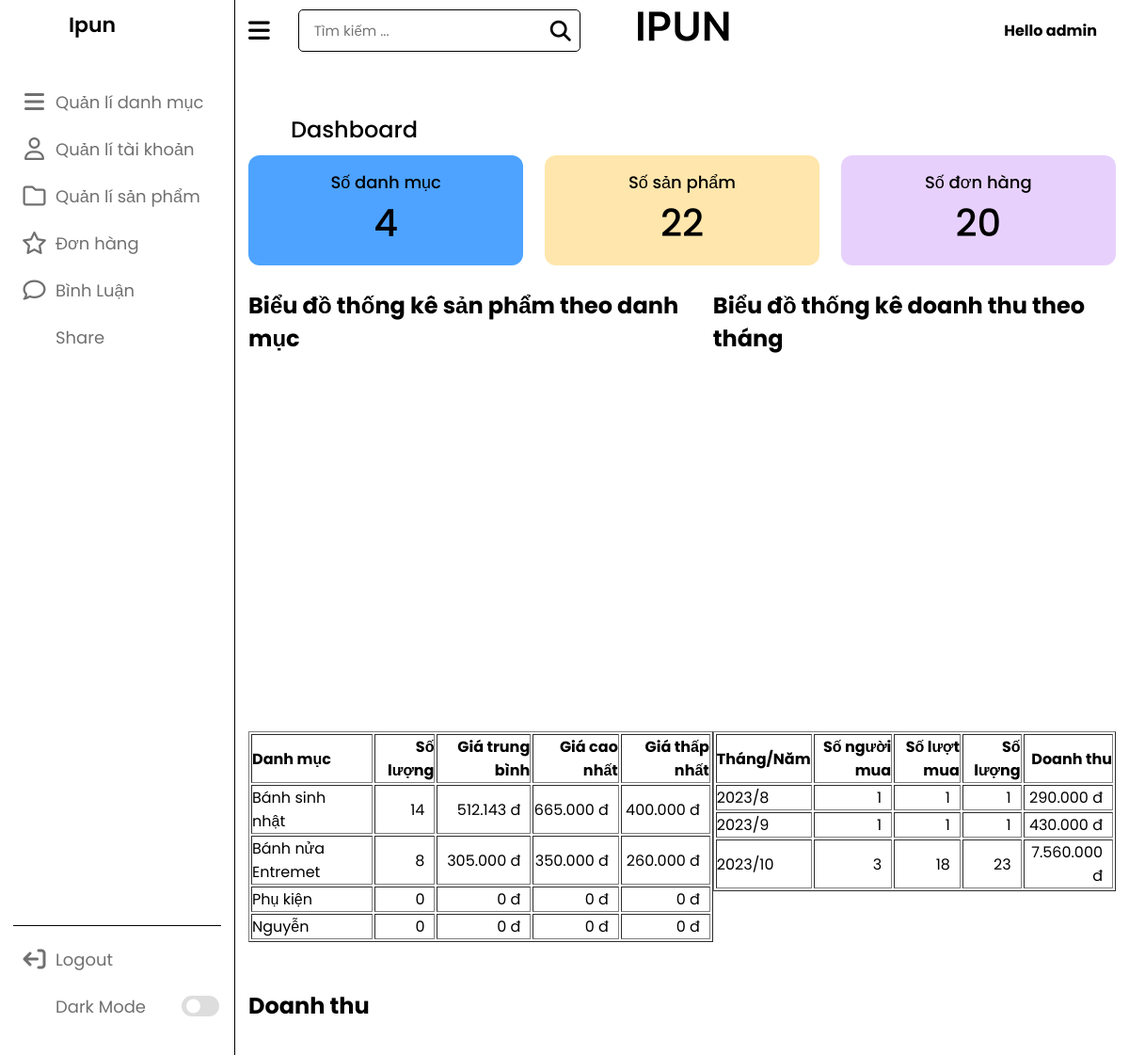
The page /admin/index.php (signed in) on the database its author committed.
### tables this page shows
CREATE TABLE `danhmuc` (
  `id` int(4) NOT NULL,
  `img` varchar(30) DEFAULT NULL,
  `name` varchar(50) NOT NULL,
  `home` tinyint(1) NOT NULL DEFAULT 0,
  `stt` tinyint(1) NOT NULL DEFAULT 0,
  `mota` varchar(50) DEFAULT NULL,
  `content` varchar(200) DEFAULT NULL
);

### dao/pdo.php (called while the page is built, shortened)
<?php
function pdo_get_connection(){
    $dburl = "mysql:host=localhost;dbname=wd18313;charset=utf8";
    $username = 'root';
    $password = '';
    $conn = new PDO($dburl, $username, $password);
    $conn->setAttribute(PDO::ATTR_ERRMODE, PDO::ERRMODE_EXCEPTION);
    return $conn;
}
function pdo_query($sql){
    $sql_args = array_slice(func_get_args(), 1);
    try{
        $conn = pdo_get_connection();
        $stmt = $conn->prepare($sql);
        $stmt->execute($sql_args);
        $rows = $stmt->fetchAll();
        return $rows;
    }
    catch(PDOException $e){
        throw $e;
    }
    finally{
        unset($conn);
    }
}
function pdo_query_value($sql){
    $sql_args = array_slice(func_get_args(), 1);
    try{
        $conn = pdo_get_connection();
        $stmt = $conn->prepare($sql);
        $stmt->execute($sql_args);
        $row = $stmt->fetch(PDO::FETCH_ASSOC);
        return array_values($row)[0];
    }
    catch(PDOException $e){
        throw $e;
    }
    finally{
        unset($conn);
    }
}

### dao/danhmuc.php (called while the page is built, shortened)
<?php
require_once 'pdo.php';
function count_danhmuc(){
  $sql="SELECT COUNT(*) FROM danhmuc ";
  return pdo_query_value($sql);
}
function thongke(){
  return pdo_query("SELECT dm.id, dm.name, COUNT(sp.id) AS SOLUONG, AVG(sp.price) AS Trungbinh, MAX(sp.price) AS Giamax, MIN(sp.price) AS Giamin
  FROM danhmuc dm LEFT JOIN sanpham sp on dm.id=sp.iddm GROUP BY dm.id, dm.name");
}

### dao/sanpham.php (called while the page is built, shortened)
<?php
require_once 'pdo.php';
function count_sanpham(){
  $sql="SELECT COUNT(*) FROM sanpham  ";
  return pdo_query_value($sql);
}

### dao/donhang.php (called while the page is built, shortened)
<?php
require_once 'pdo.php';
 function count_donhang(){
    $sql="SELECT COUNT(*) FROM cart";
    return pdo_query_value($sql);
 }
 function doanhthu(){
   return pdo_query("SELECT YEAR(ngaymua) as NAM, MONTH(ngaymua) as THANG, COUNT(DISTINCT iduser)  AS songuoimua, COUNT(idpro) as soluotmua,
   SUM(soluong) as soluong, SUM(thanhtien) as doanhthu
   FROM cart GROUP BY YEAR(ngaymua),MONTH(ngaymua);");
 }
?>

### admin/home.php (the view, shortened to what this page needs)
<?php
$count = count_sanpham();
$count_dm = count_danhmuc();
$count_donhang = count_donhang();
?>
<div class="overview">
  <div class="title">
    <i class="uil uil-tachometer-fast-alt"></i>
    <span class="text">Dashboard</span>
  </div>
  <div class="boxes">
    <div class="box box1">
      <span class="text">Số danh mục</span>
      <span class="number"><?= $count_dm ?></span>
    </div>
    <div class="box box2">
      <span class="text">Số sản phẩm</span>
      <span class="number"><?= $count ?></span>
    </div>
    <div class="box box3">
      <span class="text">Số đơn hàng</span>
      <span class="number"><?= $count_donhang ?></span>
    </div>
  </div>
</div>
<div class="activity">
<br>
<div class="flex">
  <div>
  <h1>Biểu đồ thống kê sản phẩm theo danh mục</h1>
    <div id="myChart" style="width:100%; height:400px"></div>
    <table border="1"  class="activity-data text-end table">
    <thead>
      <tr >
        <th class="data-title text-start">Danh mục</th>
        <th class="data-title">Số lượng</th>
        <th class="data-title">Giá trung bình</th>
        <th class="data-title">Giá cao nhất</th>
        <th class="data-title">Giá thấp nhất</th>
    </thead>
    <tbody>
      <?php foreach ($thongke as $item) {
        extract($item);
        echo '<tr >
          <td class="text-start">' . $name . '</td>
          <td>'.$SOLUONG.'</td>
          <td>' .number_format($Trungbinh, 0, ",", ".")  . ' đ </td>
          <td>' .number_format($Giamax, 0, ",", ".")  . ' đ</td>
          <td>' .number_format($Giamin, 0, ",", ".")  . ' đ</td>
        </tr>';
      } ?>
    </tbody>
  </table>
  </div>
  <div>
  <h1>Biểu đồ thống kê doanh thu theo tháng</h1>
    <div id="myChart2" style="width:100%; height:400px"></div>
    <table border="1"  class="activity-data text-end table">
    <thead>
      <tr>
        <th class="data-title text-start">Tháng/Năm</th>
        <th class="data-title">Số người mua</th>
        <th class="data-title">Số lượt mua</th>
        <th class="data-title">Số lượng</th>
        <th class="data-title">Doanh thu</th>
    </thead>
    <tbody>
      <?php foreach ($doanhthu as $item) {
        extract($item);
        echo '<tr >
          <td class="text-start">' . $NAM . '/'.$THANG.'</td>
          <td>'.$songuoimua.'</td>
          <td>' .$soluotmua. '  </td>
          <td>' .$soluong. ' </td>
          <td>' .number_format($doanhthu, 0, ",", ".")  . ' đ</td>
        </tr>';
      } ?>
    </tbody>
  </table>
  </div>
</div>
  <br> <br>
  <h1>Doanh thu</h1>
</div>
<br>

### admin/view/style.css (style rules this page uses)
* { margin: 0; padding: 0; box-sizing: border-box; font-family: "Poppins", sans-serif; }
:root { --primary-color: #0e4bf1; --panel-color: #ffffff; --text-color: #000; --black-light-color: #707070; --border-color: #000000; --toggle-color: #ddd; --box1-color: #4da3ff; --box2-color: #ffe6ac; --box3-color: #e7d1fc; --title-icon-color: #fff; --tran-05: all 0.5s ease; --tran-03: all 0.3s ease; --tran-03: all 0.2s ease; }
body { min-height: 100vh; background-color: var(--primary-color); }
.dash-content .title { display: flex; align-items: center; margin: 60px 0 10px 0; }
.dash-content .title i { position: relative; height: 35px; width: 35px; border-radius: 6px; color: var(--title-icon-color); display: flex; align-items: center; justify-content: center; font-size: 24px; }
.dash-content .title .text { font-size: 24px; font-weight: 500; color: var(--text-color); margin-left: 10px; }
.dash-content .boxes { display: flex; align-items: center; justify-content: space-between; flex-wrap: wrap; }
.dash-content .boxes .box { display: flex; flex-direction: column; align-items: center; border-radius: 12px; width: calc(100% / 3 - 15px); padding: 15px 20px; background-color: var(--box1-color); transition: var(--tran-05); }
.boxes .box .text { white-space: nowrap; font-size: 18px; font-weight: 500; color: var(--text-color); }
.boxes .box .number { font-size: 40px; font-weight: 500; color: var(--text-color); }
.boxes .box.box2 { background-color: var(--box2-color); }
.boxes .box.box3 { background-color: var(--box3-color); }
.activity-data { width: 100%; }
th { color: var(--text-color); }
.data-title { font-size: 16px; }

### admin/view/custom.css (style rules this page uses)
.text-end { text-align: end; }
.text-start { text-align: start; }
.table td { padding-right: 10px; font-size: 1rem; }
.flex { display: flex; justify-content: space-around; }

### rows shown on the page
danhmuc: name "Bánh sinh nhật", SOLUONG "14", Trungbinh "512.143", Giamax "665.000", Giamin "400.000"
danhmuc: name "Bánh nửa Entremet", SOLUONG "8", Trungbinh "305.000", Giamax "350.000", Giamin "260.000"
danhmuc: name "Phụ kiện", SOLUONG "0", Trungbinh "0", Giamax "0", Giamin "0"
danhmuc: name "Nguyễn", SOLUONG "0", Trungbinh "0", Giamax "0", Giamin "0"

### other values the page prints
$username "admin"
$count_dm "4"
$count "22"
$count_donhang "20"
$NAM "2023"
$THANG "8"
$songuoimua "1"
$soluotmua "1"
$soluong "1"
$doanhthu "290.000"
$THANG "9"
$doanhthu "430.000"
$THANG "10"
$songuoimua "3"
$soluotmua "18"
